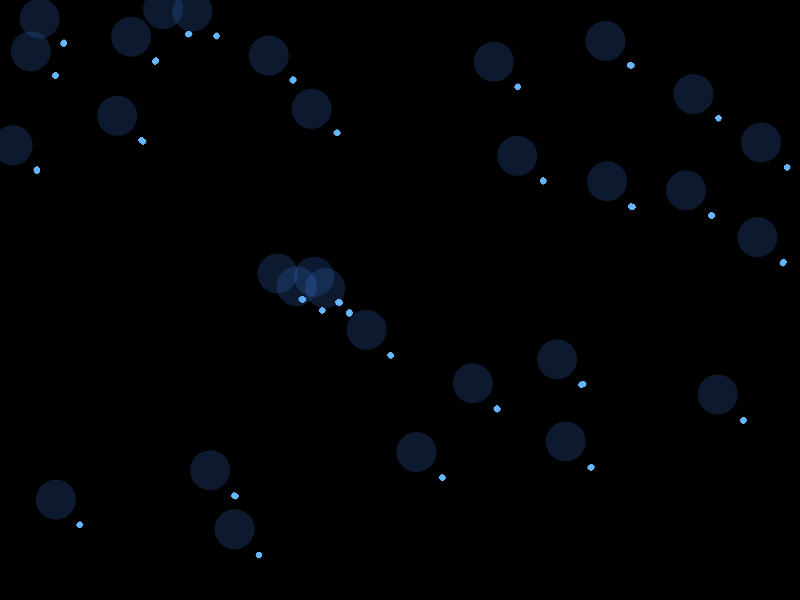
Frame 1 (no input)
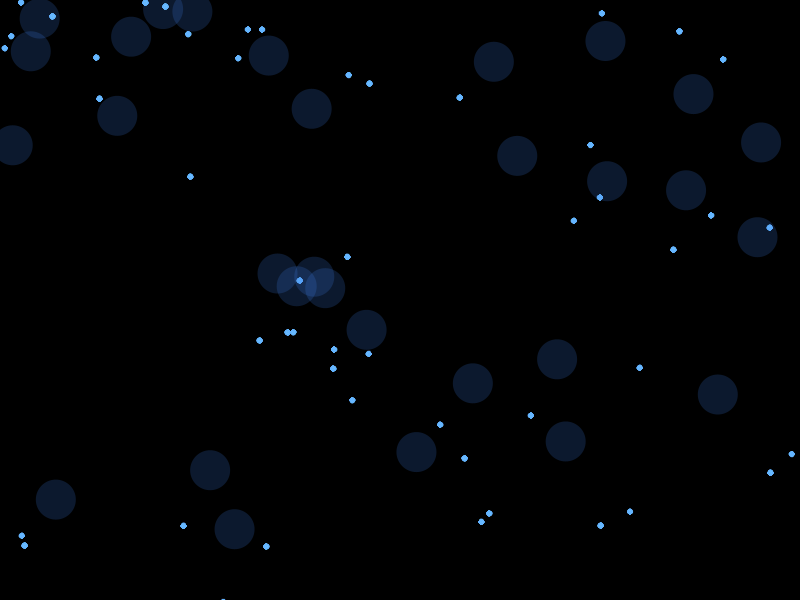
Frame 60 (the mouse pressed at the canvas centre just before this capture)
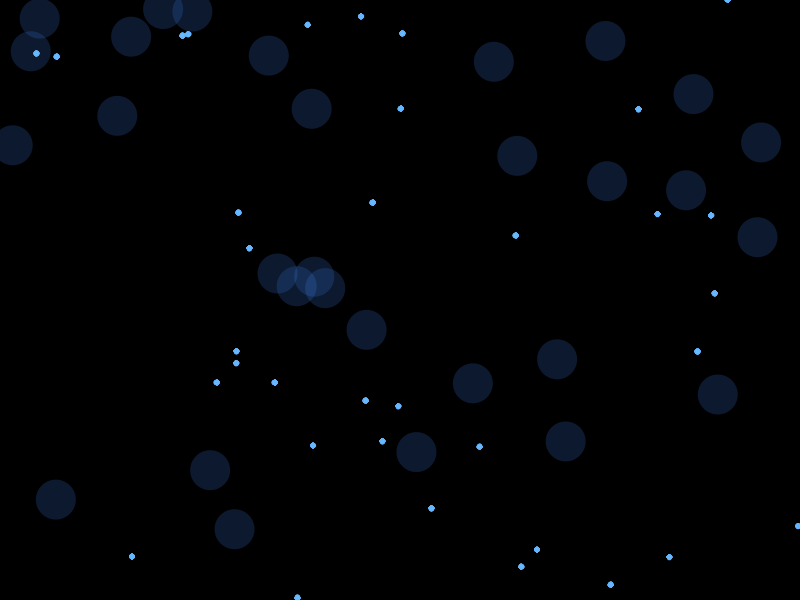
Frame 120 (the mouse held since frame 60 and released just before this capture)

The Processing sketch that drew these frames (run headless with seeded random() and noise(); from frame 60 on, the mouse is pressed at the canvas centre):

// Processing sketch: ComunicationNodes
// ── ComunicationNodes.pde
ArrayList<Node> allNodesList = new ArrayList<Node>();

void setup()
{
	size(800,600);
	for(int i=0;i<30;i++) allNodesList.add(new Node( new PVector( random(width), random(height))));
	for(int i=0;i<30;i++) allNodesList.get(i).setNodes();
}


void draw()
{
	background(0);
	for(int i=0;i<30;i++) allNodesList.get(i).render();
}

class Node
{
	PVector pos;
	float tam = 40;
	ArrayList<Particle> particleList = new ArrayList<Particle>();
	ArrayList<Node> nodeList = new ArrayList<Node>();

	Node(PVector pos){
		this.pos = pos;
		for(int i=0;i<40;i++) particleList.add(new Particle(pos.get()));
	}

	void setNodes(){
		for(int i=0;i<2;i++) nodeList.add(allNodesList.get((int)random(allNodesList.size())));
		for(int i=0;i<40;i++){
			PVector p = PVector.sub( this.pos, nodeList.get( (int)random(nodeList.size()) ).pos);
			p.normalize();
			particleList.get(i).setDir(p);
		} 
	}

	void render(){
		fill(63, 128, 235, 50);
		noStroke();
		pushMatrix();
		translate(pos.x, pos.y);
		ellipse(0, 0, tam, tam);
		popMatrix();
		for(Particle p: particleList) p.update();
		for(Particle p: particleList) p.render();
	}
};

class Particle
{
	int tam=5;
	PVector pos;
	PVector dir=new PVector();

	PGraphics gp;
	
	Particle(PVector pos){
		this.pos =pos;
		gp = createGraphics(50, 50);
		gp.beginDraw();
		gp.fill(100, 180, 255);
		gp.noStroke();
		gp.ellipse(gp.width/2, gp.height/2, tam, tam);
		//gp.filter(BLUR,2);
		gp.endDraw();	
	}

	void setDir(PVector dir){
		this.dir = dir;
	}

	void update(){
		pos.add(dir);
	}

	void render(){
		noStroke();
		fill(63, 128, 235);
		pushMatrix();
		translate(pos.x, pos.y);
		image(gp, 0,0);
		popMatrix();
	}
};
